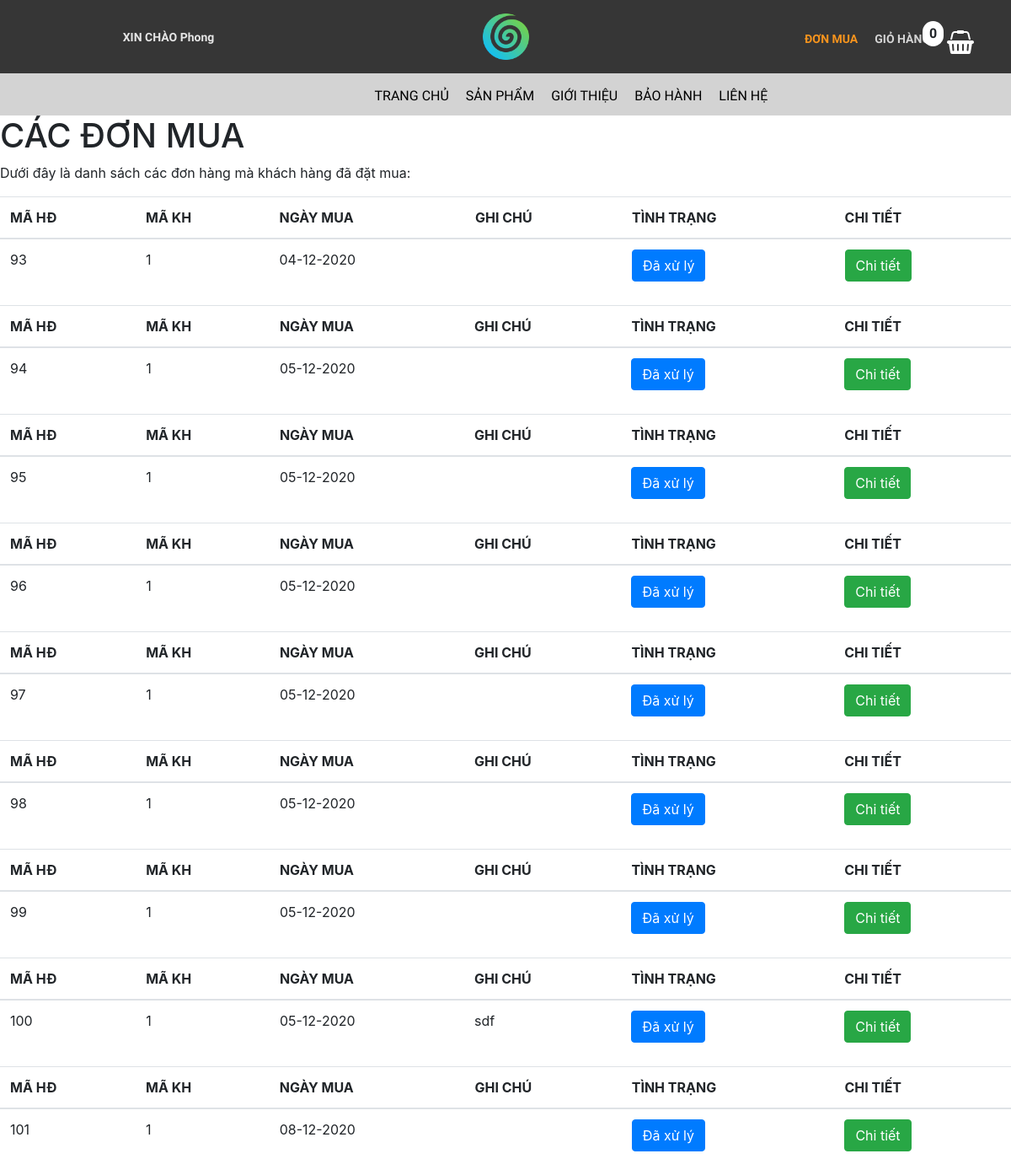
Page /trang-chinh/don-mua.php (signed in) on the committed database.
### tables this page shows
CREATE TABLE `hoa_don` (
  `ma_hd` int(11) NOT NULL,
  `ngay_mua` varchar(20) NOT NULL,
  `ghi_chu` varchar(50) NOT NULL,
  `tinh_trang` varchar(20) NOT NULL DEFAULT '0',
  `ma_kh` int(10) UNSIGNED NOT NULL
);

### trang-chinh/don-mua.php (the view, shortened to what this page needs)
<!DOCTYPE html>
<html lang="en">
<head>
    <link rel="stylesheet" href="https://maxcdn.bootstrapcdn.com/bootstrap/4.0.0/css/bootstrap.min.css">
    <link rel="stylesheet" href="../../bigshoes/css/chi-tiet-sp/products.css">
    <link rel="stylesheet" href="../../bigshoes/css/chi-tiet-sp/plugin/css/owl.carousel.min.css">
    <link rel="stylesheet" href="../../bigshoes/css/chi-tiet-sp/plugin/css/owl.theme.default.min.css">
    <link rel="stylesheet" href="https://cdnjs.cloudflare.com/ajax/libs/font-awesome/4.7.0/css/font-awesome.min.css">
</head>
<body>
    <div class="container-fluid">
        <div class="row">
            <div class="col-md-4" style="background-color: rgb(54, 54, 54);text-align: center">
                <div class="login">
                    <?php
                    if (!isset($_SESSION['user'])) {
                    ?>
                        <a href="../../bigshoes/tai-khoan/dang-nhap.php">
                            <p><strong>ĐĂNG NHẬP / ĐĂNG KÍ</strong></p>
                        </a>
                    <?php } else { ?>
                        <a href="../../bigshoes/tai-khoan/thong-tin-tk.php">
                            <p><strong>XIN CHÀO <?= $_SESSION['user']['ho_ten'] ?></strong></p>
                        </a>
                    <?php } ?>
                </div>
            </div>
            <div class="col-md-4" style="background-color: rgb(54, 54, 54);text-align: center">
                <div class="logo">
                    <a href="index.php"><img src="../css/danh-sach-sp/img/TBT.png" alt="anh"></a>
                </div>
            </div>
            <div class="col-md-4" style="background-color: rgb(54, 54, 54);text-align: center">
                <div class="giohang" style="position: reletive;">
                    <?php
                    $sll = 0;
                    ?>
                    <span style="position: absolute;padding:3px 8px;background-color:#fff;border-radius:50px;left:295px;top:25px;"><?= $sll ?></span>
                    <ul>
                        <li style="list-style: none;">
                            <p style="font-size: 14px;">
                                <a href="don-mua.php" style="text-decoration:none;color:#f7941d;">ĐƠN MUA</a>
                            </p>
                        </li>
                        <li style="list-style: none;">
                            <p style="color: rgb(212, 212, 212);font-size: 14px;">GIỎ HÀNG</p>
                        </li>
                        <a href="danh-sach-gio-hang.php">
                            <li style="list-style: none;">
                                <i class="fa fa-shopping-basket" style="font-size:28px;color:rgb(255, 255, 255)"></i>
                            </li>
                        </a>
                    </ul>
                </div>
            </div>
        </div>
    </div>
    <div class="container-fluid">
        <div class="row">
            <div class="col-md-12" style="background-color: rgb(211, 211, 211);">
                <div class="nav">
                    <ul>
                        <li><a href="index.php">TRANG CHỦ</a></li>
                        <li><a href="danh-sach-sp.php">SẢN PHẨM</a></li>
                        <li><a href="gioi-thieu.php">GIỚI THIỆU</a></li>
                        <li><a href="bao-hanh.php">BẢO HÀNH</a></li>
                        <li><a href="lien-he.php">LIÊN HỆ</a></li>
                    </ul>
                </div>
            </div>
        </div>
    </div>
    <div id="page-wrapper">
        <div class="header">
            <div class="page-header">
                <h1>CÁC ĐƠN MUA</h1>
                <p>Dưới đây là danh sách các đơn hàng mà khách hàng đã đặt mua: </p>
                <?php
                if (isset($_SESSION['user'])) {
                    $conn = mysqli_connect('localhost', 'root', '', 'bigshoes');
                    $result1 = mysqli_query($conn, "SELECT * FROM hoa_don WHERE ma_kh = '" . $_SESSION['user']['ma_kh'] . "'");
                    while ($value = $result1->fetch_assoc()) {
                ?>
                        <table class="table table-hover">
                            <thead>
                                <tr>
                                    <th>MÃ HĐ</th>
                                    <th>MÃ KH</th>
                                    <th>NGÀY MUA</th>
                                    <th>GHI CHÚ</th>
                                    <th>TÌNH TRẠNG</th>
                                    <th>CHI TIẾT</th>
                                </tr>
                            </thead>
                            <tbody>
                                <tr>
                                    <td><?= $value['ma_hd'] ?></td>
                                    <td><?= $value['ma_kh'] ?></td>
                                    <td><?= $value['ngay_mua'] ?></td>
                                    <td><?= $value['ghi_chu'] ?></td>
                                    <td>
                                        <a href="thanh-toan-gio-hang.php?ma_hd=<?= $value['ma_hd'] ?>">
                                            <?php
                                            if ($value['tinh_trang'] == 0) {
                                                echo '<button class="btn btn-danger name="thanh_toan">';
                                                echo "Chưa xử lý";
                                            } else {
                                                echo '<button class="btn btn-primary name ="thanh_toan">';
                                                echo "Đã xử lý";
                                            }
                                            ?>
                                            </button></a>
                                    </td>
                                    <td><a href="chi-tiet-don-mua.php?ma_hd=<?= $value['ma_hd'] ?>"><button class="btn btn-success">Chi tiết</button></a></td>
                                </tr>
                        <?php }
                } ?>
                            </tbody>
                        </table>
            </div>
        </div>
    </div>
</body>
</html>

### css/chi-tiet-sp/products.css (style rules this page uses)
* { margin: 0px; padding: 0px; box-sizing: border-box; }
.login p { margin-top: 34px; color: rgb(230, 230, 230); font-size: 14px; font-family: "Roboto Condensed", sans-serif; }
.logo { padding: 13px; }
.logo img { width: 61px; }
.nav { position: relative; width: 100%; height: 50px; background-color: rgb(211, 211, 211); font-family: "Roboto Condensed", sans-serif; }
.nav ul { position: absolute; top: 0; left: 35%; }
.nav ul li { float: left; list-style: none; margin-left: 20px; font-family: "Roboto Condensed", sans-serif; font-size: 16px; margin-top: 15px; }
.nav ul li a { text-decoration: none; color: black; }
.giohang { font-weight: 600; margin-left: 120px; font-family: "Roboto Condensed", sans-serif; }
.giohang ul li { float: left; margin-left: 20px; margin-top: 20px; }

### rows in the picture
hoa_don: ma_hd "93", ma_kh "1", ngay_mua "04-12-2020", tinh_trang "Đã xử lý"
hoa_don: ma_hd "94", ma_kh "1", ngay_mua "05-12-2020", tinh_trang "Đã xử lý"
hoa_don: ma_hd "95", ma_kh "1", ngay_mua "05-12-2020", tinh_trang "Đã xử lý"
hoa_don: ma_hd "96", ma_kh "1", ngay_mua "05-12-2020", tinh_trang "Đã xử lý"
hoa_don: ma_hd "97", ma_kh "1", ngay_mua "05-12-2020", tinh_trang "Đã xử lý"
hoa_don: ma_hd "98", ma_kh "1", ngay_mua "05-12-2020", tinh_trang "Đã xử lý"
hoa_don: ma_hd "99", ma_kh "1", ngay_mua "05-12-2020", tinh_trang "Đã xử lý"
hoa_don: ma_hd "100", ma_kh "1", ngay_mua "05-12-2020", ghi_chu "sdf", tinh_trang "Đã xử lý"
hoa_don: ma_hd "101", ma_kh "1", ngay_mua "08-12-2020", tinh_trang "Đã xử lý"

### other values in the picture
$_SESSION['user']['ho_ten'] "Phong"
$sll "0"
